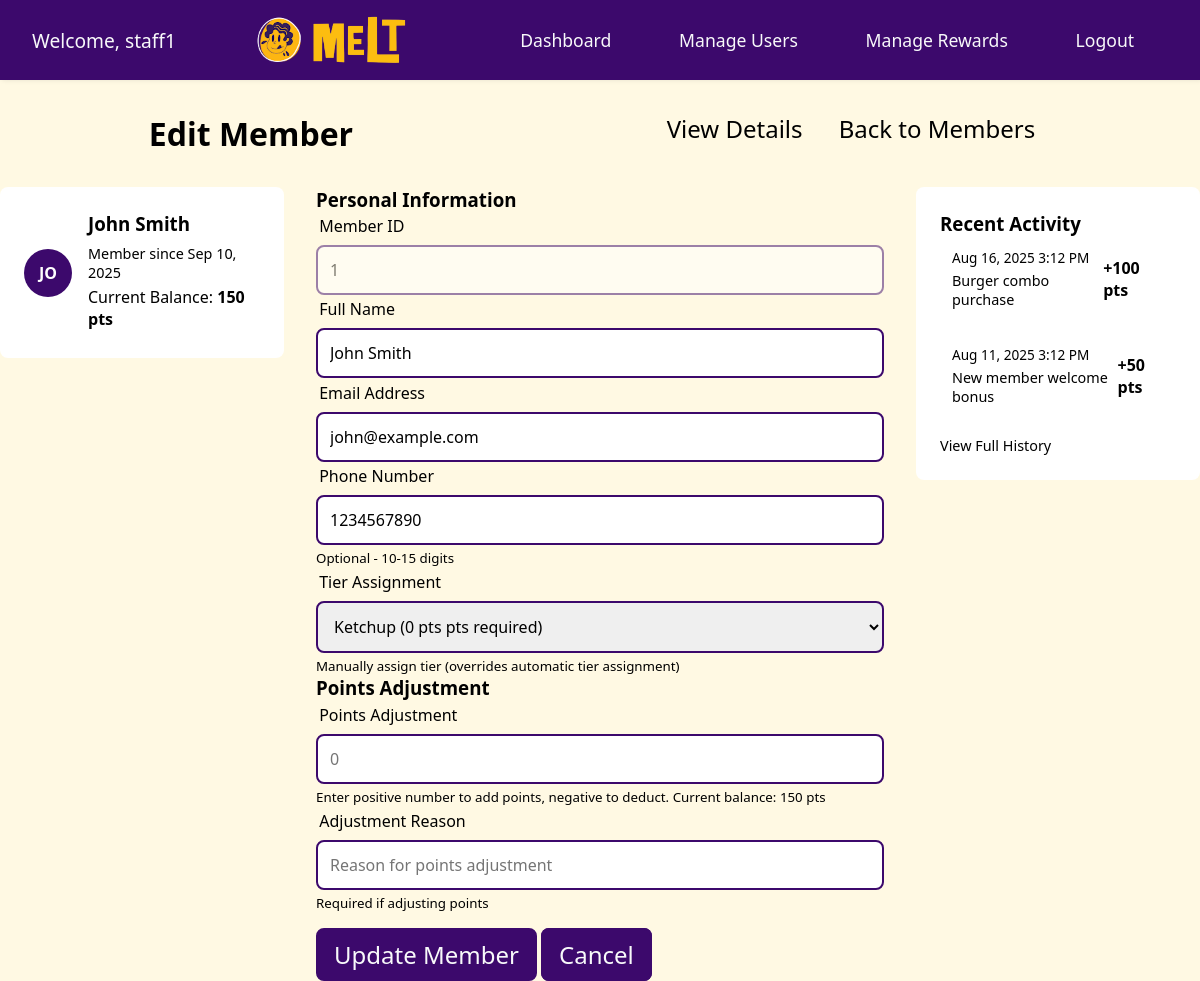
/admin/member_edit.php?id=1 (signed in), run on the app's committed database.
### tables this page shows
CREATE TABLE users (
    id INT AUTO_INCREMENT PRIMARY KEY,
    name VARCHAR(100) NOT NULL,
    email VARCHAR(100) UNIQUE NOT NULL,
    phone VARCHAR(15) NULL,
    password VARCHAR(100) NOT NULL,
    dob DATE,
    marketing_opt_in TINYINT DEFAULT 0,
    tier_id INT DEFAULT 1,
    annual_points INT DEFAULT 0,
    points_balance INT DEFAULT 0,
    joined_at DATETIME DEFAULT CURRENT_TIMESTAMP,
    updated_at DATETIME DEFAULT CURRENT_TIMESTAMP ON UPDATE CURRENT_TIMESTAMP
);

CREATE TABLE tier (
    id INT AUTO_INCREMENT PRIMARY KEY,
    name VARCHAR(50) NOT NULL,
    color VARCHAR(7) DEFAULT '#4A90E2',
    points_required INT DEFAULT 0,
    min_annual_points INT DEFAULT 0,
    multiplier DECIMAL(3,2) DEFAULT 1.00,
    benefits TEXT,
    active TINYINT DEFAULT 1
);

CREATE TABLE points_ledger (
    id INT AUTO_INCREMENT PRIMARY KEY,
    user_id INT NOT NULL,
    delta INT NOT NULL,
    balance_after INT DEFAULT 0,
    reason VARCHAR(255),
    description VARCHAR(255),
    reference VARCHAR(50),
    expires_at DATETIME,
    created_at DATETIME DEFAULT CURRENT_TIMESTAMP,
    created_by INT DEFAULT 0,
    FOREIGN KEY (user_id) REFERENCES users(id)
);

### includes/db.php (called while the page is built, shortened)
<?php
function getDBConnection() {
    $connection = mysqli_connect(DB_HOST, DB_USER, DB_PASS, DB_NAME);
    return $connection;
}
function executeQuery($sql, $params = []) {
    $conn = getDBConnection();
    if (!empty($params)) {
        $stmt = $conn->prepare($sql);
        if ($stmt) {
            $types = str_repeat('s', count($params));
            $stmt->bind_param($types, ...$params);
            $stmt->execute();
            $result = $stmt->get_result();
        } else {
            $result = false;
        }
    } else {
        $result = $conn->query($sql);
    }
    return $result;
}
function getRow($sql, $params = []) {
    $result = executeQuery($sql, $params);
    if ($result && $result->num_rows > 0) {
        return $result->fetch_assoc();
    }
    return null;
}
function getRows($sql, $params = []) {
    $result = executeQuery($sql, $params);
    $rows = [];
    if ($result && $result->num_rows > 0) {
        while ($row = $result->fetch_assoc()) {
            $rows[] = $row;
        }
    }
    return $rows;
}

### includes/format.php (called while the page is built, shortened)
<?php
function formatPoints($points) {
    return number_format($points) . ' pts';
}
function formatDate($date) {
    return date('M j, Y', strtotime($date));
}
function formatDateTime($datetime) {
    return date('M j, Y g:i A', strtotime($datetime));
}

### admin/member_edit.php (the view, shortened to what this page needs)
<?php
require_once $_SERVER['DOCUMENT_ROOT'] . '/includes/db.php';
require_once $_SERVER['DOCUMENT_ROOT'] . '/includes/format.php';
$member_id = intval($_GET['id'] ?? 0);
$member = getRow("SELECT * FROM users WHERE id = ?", [$member_id]);
$tiers = getRows("SELECT * FROM tier ORDER BY points_required ASC");
?>
<!DOCTYPE html>
<html lang="en">
<head>
    <link rel="stylesheet" href="/assets/css/admin.css">
    <link rel="stylesheet" href="/assets/css/member.css">
</head>
<body>
    <?php require_once $_SERVER['DOCUMENT_ROOT'] . '/includes/admin_nav.php'; ?>
    <main class="admin-main">
        <div class="page-header">
            <h1>Edit Member</h1>
            <div class="header-actions">
                <a href="member_detail.php?id=<?php echo $member['id']; ?>" class="btn btn-outline">View Details</a>
                <a href="members.php" class="btn btn-outline">Back to Members</a>
            </div>
        </div>
        <div class="edit-member-container">
            <div class="member-summary">
                <div class="summary-header">
                    <div class="member-avatar">
                        <?php echo strtoupper(substr($member['name'], 0, 2)); ?>
                    </div>
                    <div class="member-info">
                        <h3><?php echo htmlspecialchars($member['name']); ?></h3>
                        <p>Member since <?php echo formatDate($member['joined_at']); ?></p>
                        <p class="current-points">Current Balance: <strong><?php echo formatPoints($member['points_balance']); ?></strong></p>
                    </div>
                </div>
            </div>
            <div class="form-container">
                <form method="POST" id="update-form" class="user-update-form">
                    <div class="form-section">
                        <h3>Personal Information</h3>
                        <div class="form-grid">
                            <div class="form-group">
                                <label for="id" class="required">Member ID</label>
                                <input class="form-input desabled" type="text" id="id" name="id"
                                       value="<?php echo $member_id; ?>"
                                       placeholder="Member ID">
                            </div>
                            <div class="form-group">
                                <label for="name" class="required">Full Name</label>
                                <input class="form-input" type="text" id="name" name="name"
                                       value="<?php echo htmlspecialchars($name ?? $member['name']); ?>"
                                       placeholder="Enter member's full name" required>
                            </div>
                            <div class="form-group">
                                <label for="email" class="required">Email Address</label>
                                <input class="form-input" type="email" id="email" name="email"
                                       value="<?php echo htmlspecialchars($email ?? $member['email']); ?>"
                                       placeholder="Enter email address" required>
                            </div>
                            <div class="form-group">
                                <label for="phone">Phone Number</label>
                                <input class="form-input" type="tel" id="phone" name="phone"
                                       value="<?php echo htmlspecialchars($phone ?? $member['phone'] ?? ''); ?>"
                                       placeholder="Enter phone number (optional)">
                                <small class="form-help">Optional - 10-15 digits</small>
                            </div>
                            <div class="form-group">
                                <label for="tier_id">Tier Assignment</label>
                                <select class="form-input" id="tier_id" name="tier_id">
                                    <?php foreach ($tiers as $tier): ?>
                                        <option value="<?php echo $tier['id']; ?>"
                                                <?php echo ($tier['id'] == $member['tier_id']) ? 'selected' : ''; ?>>
                                            <?php echo htmlspecialchars($tier['name']); ?>
                                            (<?php echo formatPoints($tier['points_required']); ?> pts required)
                                        </option>
                                    <?php endforeach; ?>
                                </select>
                                <small class="form-help">Manually assign tier (overrides automatic tier assignment)</small>
                            </div>
                        </div>
                    </div>
                    <div class="form-section">
                        <h3>Points Adjustment</h3>
                        <div class="form-grid">
                            <div class="form-group">
                                <label for="points_adjustment">Points Adjustment</label>
                                <input class="form-input" type="number" id="points_adjustment" name="points_adjustment"
                                       placeholder="0" step="1">
                                <small class="form-help">
                                    Enter positive number to add points, negative to deduct.
                                    Current balance: <?php echo formatPoints($member['points_balance']); ?>
                                </small>
                            </div>
                            <div class="form-group">
                                <label for="adjustment_reason">Adjustment Reason</label>
                                <input class="form-input" type="text" id="adjustment_reason" name="adjustment_reason"
                                       placeholder="Reason for points adjustment">
                                <small class="form-help">Required if adjusting points</small>
                            </div>
                        </div>
                    </div>
                    <div class="form-actions">
                        <button type="submit" class="btn btn-fill">Update Member</button>
                        <a href="member_detail.php?id=<?php echo $member['id']; ?>" class="btn btn-fill">Cancel</a>
                    </div>
                </form>
            </div>
            <div class="recent-activity">
                <h3>Recent Activity</h3>
                <?php
                $recentActivity = getRows("
                    SELECT * FROM points_ledger
                    WHERE user_id = ?
                    ORDER BY created_at DESC
                    LIMIT 5
                ", [$member_id]);
                ?>
                <?php if (!empty($recentActivity)): ?>
                    <div class="activity-list">
                        <?php foreach ($recentActivity as $activity): ?>
                            <div class="activity-item">
                                <div class="activity-info">
                                    <span class="activity-date"><?php echo formatDateTime($activity['created_at']); ?></span>
                                    <span class="activity-desc"><?php echo htmlspecialchars($activity['description'] ?? 'Transaction'); ?></span>
                                </div>
                                <div class="activity-points <?php echo $activity['delta'] > 0 ? 'positive' : 'negative'; ?>">
                                    <?php echo $activity['delta'] > 0 ? '+' : ''; ?><?php echo formatPoints($activity['delta']); ?>
                                </div>
                            </div>
                        <?php endforeach; ?>
                    </div>
                    <a href="member_detail.php?id=<?php echo $member['id']; ?>" class="view-all-link">View Full History</a>
                <?php else: ?>
                    <p class="no-data">No recent activity.</p>
                <?php endif; ?>
            </div>
        </div>
    </main>
</body>
</html>

### assets/css/admin.css (style rules this page uses)
:root { --violet: #3c096c; --yellow: #fdc500; --white: #f8f9fa; --yellow-bg: #fff9e3; --dark-gray: #555555; }
* { margin: 0; padding: 0; box-sizing: border-box; font-family: 'Segoe UI', Tahoma, Geneva, Verdana, sans-serif; scroll-behavior: smooth; }
a { text-decoration: none; color: initial; }
body { background: var(--yellow-bg); }

### assets/css/member.css (style rules this page uses)
:root { --violet: #3c096c; --yellow: #fdc500; --white: #f8f9fa; --yellow-bg: #fff9e3; --dark-gray: #555555; }
.admin-main { max-width: 1200px; margin: auto; }
.page-header { display: flex; justify-content: space-around; padding: 2rem 0; }
.edit-member-container { display: grid; grid-template-columns: 1fr 2fr 1fr; gap: 2rem; align-items: start; }
.member-summary { background: white; border: 1px solid var(--border-color); border-radius: 0.5rem; padding: 1.5rem; }
.summary-header { display: flex; align-items: center; gap: 1rem; }
.member-avatar { width: 3rem; height: 3rem; border-radius: 50%; background: var(--violet); color: white; display: flex; align-items: center; justify-content: center; font-weight: bold; flex-shrink: 0; }
.member-info h3 { margin: 0 0 0.5rem 0; }
.member-info p { margin: 0.25rem 0; color: var(--muted-color); font-size: 0.9rem; }
.current-points { color: var(--dark-text-color) !important; font-size: 1rem !important; }
.recent-activity { background: white; border: 1px solid var(--border-color); border-radius: 0.5rem; padding: 1.5rem; }
.recent-activity h3 { margin-top: 0; }
.activity-list { display: flex; flex-direction: column; gap: 0.75rem; margin-bottom: 1rem; }
.activity-item { display: flex; justify-content: space-between; align-items: center; padding: 0.75rem; background: var(--light-bg-color); border-radius: 0.25rem; }
.activity-info { display: flex; flex-direction: column; gap: 0.25rem; }
.activity-date { font-size: 0.85rem; color: var(--muted-color); }
.activity-desc { font-size: 0.9rem; color: var(--dark-text-color); }
.activity-points { font-weight: 600; font-size: 1rem; }
.view-all-link { color: var(--accent-color); text-decoration: none; font-size: 0.9rem; }
.form-input, .form-select { padding: 0.75rem; border: 2px solid var(--violet); border-radius: 0.5rem; font-size: 1rem; transition: 0.3s; }
.form-actions { margin-top: 1rem; }
.desabled { pointer-events: none; opacity: .5; }

### data on the page
users: name "JO", name "John Smith", joined_at "Sep 10, 2025", points_balance "150 pts", email "john@example.com", phone "1234567890", tier_id "Ketchup (0 pts pts required)"
points_ledger: created_at "Aug 16, 2025 3:12 PM", description "Burger combo purchase", delta "100 pts"
points_ledger: created_at "Aug 11, 2025 3:12 PM", description "New member welcome bonus", delta "50 pts"

### other printed values
$_SESSION['admin_username'] "staff1"
